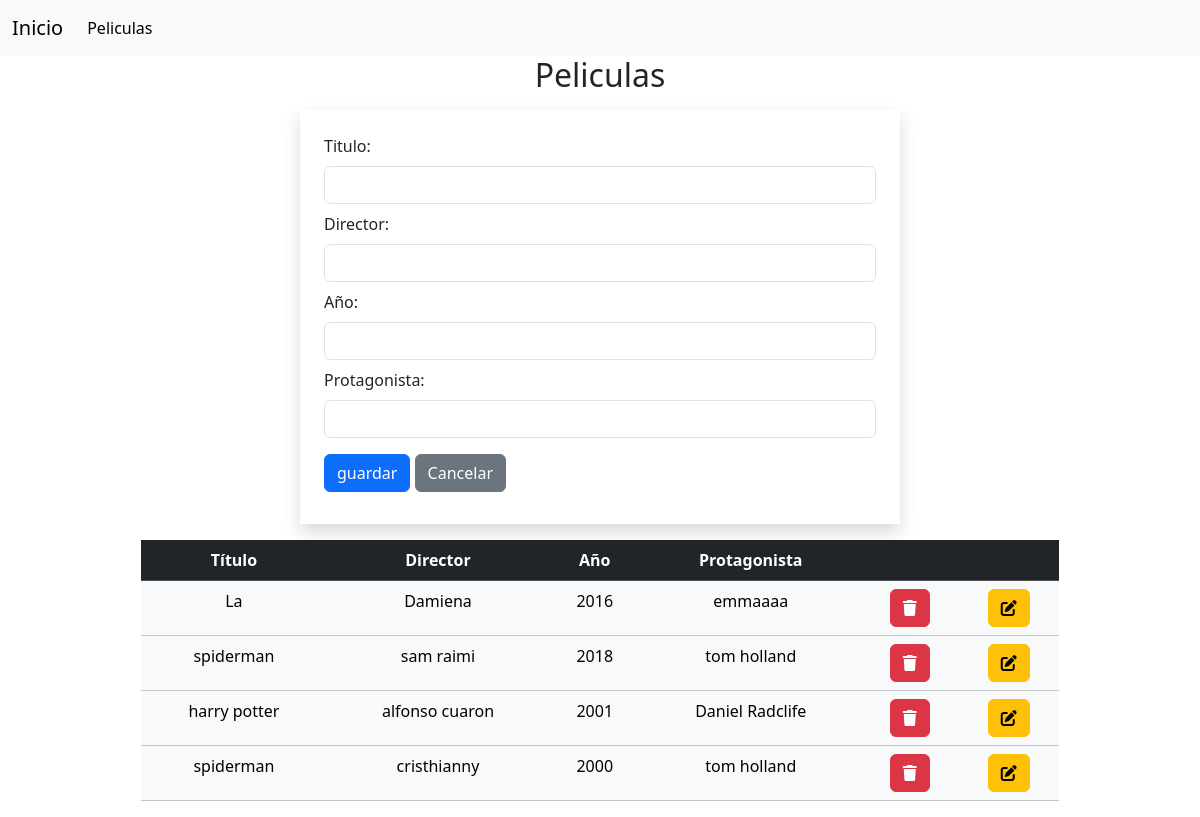
Page /Peliculas on the committed database.
### peliculas/models.py (models this page shows, shortened)
class Pelicula(models.Model):
    titulo = models.CharField(max_length=100)
    director = models.CharField(max_length=100)
    anio = models.IntegerField()
    Protagonista = models.CharField(max_length=100)
    class Meta:
        db_table = 'peliculas'

### peliculas/views.py (the view)
# urls.py: path('Peliculas', views.pag_peliculas, name='menu_peliculas'),
def pag_peliculas(request):
    peliculas = Pelicula.objects.all()
    return render(request, "peliculas.html",{
        'peliculas': peliculas
    })

### peliculas/templates/peliculas.html (shortened to what this page needs)
{% extends "plantilla.html" %}
{% block content%}
    <h2 class="text-center">Peliculas</h2>
    <form class="w-50 shadow mx-auto p-4 m-3" method="post" action="Peliculas/guardar">
        Titulo: <input type="text" name="titulo" class="form-control my-2" required>
        Director: <input type="text" name="director" class="form-control my-2" required>
        Año: <input type="text" name="anio" class="form-control my-2" required>
        Protagonista: <input type="text" name="Protagonista" class="form-control my-2" required>
        <input type="submit" value="guardar" class="btn btn-primary my-2">
        <a href="{% url 'inicio'%}" class="btn btn-secondary my-2">Cancelar</a>
    </form>
    <div class="row">
        <table class="table table-light w-75 mx-auto text-center">
            <tr class="table-dark">
                <th>Título</th>
                <th>Director</th>
                <th>Año</th>
                <th>Protagonista</th>
                <th colspan="2"></th>
            </tr>
        {% for pelicula in peliculas %}
            <tr>
                <td>{{ pelicula.titulo }}</td>
                <td>{{ pelicula.director }}</td>
                <td>{{ pelicula.anio }}</td>
                <td>{{pelicula.Protagonista}}</td>
                <td>
                     <form action="{%url 'eliminar' pelicula.id %}" method="post">
                        <button class="btn btn-danger" onclick="return confirm('Deseas eliminar esta pelicula?')">
                            <i class="fas fa-trash"></i>
                        </button>
                     </form>
                </td>
                <td>
                    <form action="{%url 'detalle' pelicula.id %}" method="post">
                       <button class="btn btn-warning">
                           <i class="fas fa-edit"></i>
                       </button>
                    </form>
            </tr>
        {% endfor %}
        </table>
    </div>
{% endblock %}

### peliculas/templates/plantilla.html (shortened to what this page needs)
<!DOCTYPE html>
<html>
<head>
    <link rel="stylesheet" type="text/css" href="https://cdn.jsdelivr.net/npm/bootstrap@5.3.3/dist/css/bootstrap.min.css" rel="stylesheet">
    <link rel="stylesheet" href="https://cdnjs.cloudflare.com/ajax/libs/font-awesome/6.6.0/css/all.min.css" />
</head>
<body>
    <nav class="navbar navbar-expand-lg bg-body-tertiary">
        <div class="container-fluid">
          <a class="navbar-brand" href="{%url 'inicio'%}">Inicio</a>
          <div class="collapse navbar-collapse" id="navbarNav">
            <ul class="navbar-nav">
              <li class="nav-item">
                <a class="nav-link active" aria-current="page" href="{% url 'menu_peliculas' %}">Peliculas</a>
              </li>
            </ul>
          </div>
        </div>
      </nav>
      {% block content %}
      {% endblock content %}
</body>
</html>

### rows in the picture
Pelicula: titulo "La", director "Damiena", anio "2016", Protagonista "emmaaaa"
Pelicula: titulo "spiderman", director "sam raimi", anio "2018", Protagonista "tom holland"
Pelicula: titulo "harry potter", director "alfonso cuaron", anio "2001", Protagonista "Daniel Radclife"
Pelicula: titulo "spiderman", director "cristhianny", anio "2000", Protagonista "tom holland"
